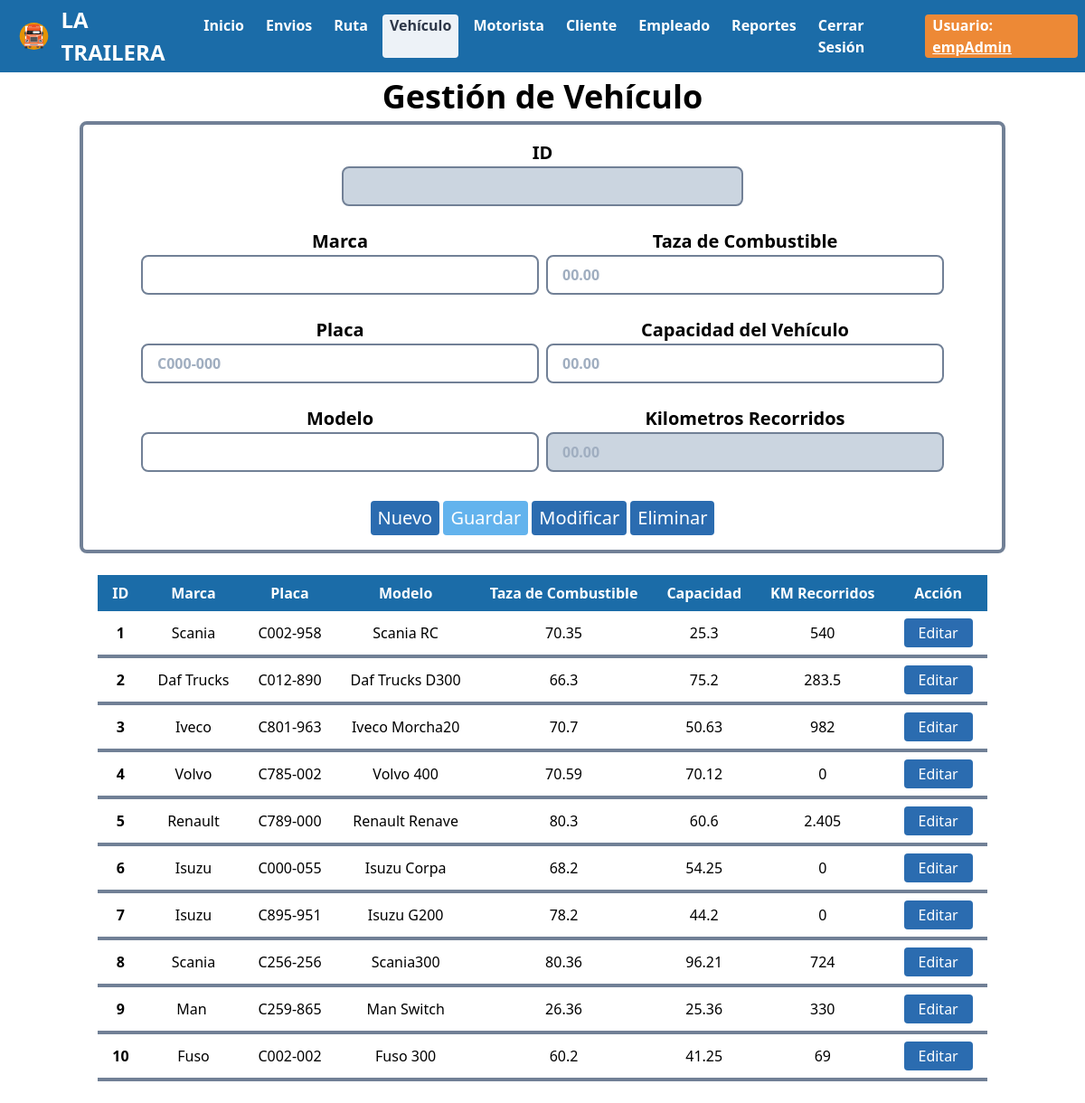
The page /controllers/controlVehiculo.php (signed in) on the database its author committed.
### tables this page shows
CREATE TABLE `vehiculo` (
  `idVehiculo` int(11) NOT NULL,
  `marca` varchar(15) NOT NULL,
  `placa` varchar(15) NOT NULL,
  `modelo` varchar(15) NOT NULL,
  `tazaCombustible` double NOT NULL,
  `capacidadCombustible` double NOT NULL,
  `kmRecorridos` double NOT NULL
);

### controllers/controlVehiculo.php (called while the page is built, shortened)
<?php
	require '../models/vehiculoModel.php';
	$obVehiculo=new VehiculoModel();
	$datos=$obVehiculo->getVehiculo();
	require '../views/vehiculoVista.php';
?>

### db/conexion.php (called while the page is built, shortened)
<?php
    class Conexion {
        function __construct() {
            $this->con=new mysqli(SERVER,USER,PASSWORD,BASE);
        }
    }
?>

### models/vehiculoModel.php (called while the page is built, shortened)
<?php
	require '../db/conexion.php';
	require 'vehiculo.php';
	class VehiculoModel extends Conexion
	{
		function getVehiculo(){
			$res=$this->con->query("select * from vehiculo");
			$r=array();
			while($row=$res->fetch_assoc()){
				$e=new Vehiculo($row["idVehiculo"],$row["marca"],$row["placa"],$row["modelo"],$row["tazaCombustible"],$row["capacidadCombustible"],$row["kmRecorridos"]);
				$r[]=$e;
			}
			return $r;
		}
	}
?>

### models/vehiculo.php (called while the page is built)
<?php
	class Vehiculo
	{
		private $idVehiculo;
		private $marca;
		private $placa;
		private $modelo;
		private $tazaCombustible;
		private $capacidadCombustible;
		private $kmRecorridos;
		function __construct($idVehiculo,$marca,$placa,$modelo,$tazaCombustible,$capacidadCombustible,$kmRecorridos)
		{
			$this->idVehiculo=$idVehiculo;
			$this->marca=$marca;
			$this->placa=$placa;
			$this->modelo=$modelo;
			$this->tazaCombustible=$tazaCombustible;
			$this->capacidadCombustible=$capacidadCombustible;
			$this->kmRecorridos=$kmRecorridos;
		}
		function getIdVehiculo(){
			return $this->idVehiculo;
		}
		function getMarca(){
			return $this->marca;
		}
		function getPlaca(){
			return $this->placa;
		}
		function getModelo(){
			return $this->modelo;
		}
		function getTazaCombustible(){
			return $this->tazaCombustible;
		}
		function getCapacidadCombustible(){
			return $this->capacidadCombustible;
		}
		function getKmRecorridos(){
			return $this->kmRecorridos;
		}
	}
?>

### views/vehiculoVista.php (the view, shortened to what this page needs)
<!DOCTYPE html>
<html lang="es">
<head>
    <link rel="stylesheet" href="dependencias/tailwind.css">
    <link rel="stylesheet" href="css/menu.css">
</head>
<body>
    <?php
        require 'menu/menuAdmin.php';
    ?>
    <div class='text-center'>
        <span class="font-bold text-4xl">Gestión de Vehículo</span>
    </div>
<center>
    <section>
        <div class="container">
                <form action="#" id="f"  method="POST"class='px-16 py-4 border-4 border-gray-600 rounded-lg' onsubmit="return validar();">
                    <center>
                        <div class="w-full md:w-1/2">
                            <span class="font-bold text-xl">ID</span>
                            <input type="text" name="idVehiculo" id="idVehiculo" class="bg-gray-400 focus:outline-none focus:shadow-outline border-2 border-gray-600 rounded-lg py-2 px-4 block w-full appearance-none leading-normal font-bold" readonly="true"><br>
                        </div>
                    </center>
                    <div class='md:flex'>
                        <div class="w-full md:w-1/2">
                            <span class="font-bold text-xl">Marca</span>
                            <input type="text" name="marca" id="marca" class="bg-white focus:outline-none focus:shadow-outline border-2 border-gray-600 rounded-lg py-2 px-4 block w-full appearance-none leading-normal font-bold" required="true"><br>
                            <span class="font-bold text-xl">Placa</span>
                            <input type="text" name="placa" id="placa" placeholder="C000-000" class="bg-white focus:outline-none focus:shadow-outline border-2 border-gray-600 rounded-lg py-2 px-4 block w-full appearance-none leading-normal font-bold" required="true"><br>
                            <span class="font-bold text-xl">Modelo</span>
                            <input type="text" name="modelo" id="modelo" class="bg-white focus:outline-none focus:shadow-outline border-2 border-gray-600 rounded-lg py-2 px-4 block w-full appearance-none leading-normal font-bold" required="true"><br>
                        </div>
                        <div class="w-full md:w-1/2 md:ml-2">
                            <span class="font-bold text-xl">Taza de Combustible</span>
                            <input type="text" name="tazaCombustible" id="tazaCombustible" placeholder="00.00"  class="bg-white focus:outline-none focus:shadow-outline border-2 border-gray-600 rounded-lg py-2 px-4 block w-full appearance-none leading-normal font-bold" required="true"><br>
                            <span class="font-bold text-xl">Capacidad del Vehículo</span>
                            <input type="text" name="capacidadCombustible" id="capacidadCombustible" placeholder="00.00" class="bg-white focus:outline-none focus:shadow-outline border-2 border-gray-600 rounded-lg py-2 px-4 block w-full appearance-none leading-normal font-bold" required="true"><br>
                            <span class="font-bold text-xl">Kilometros Recorridos</span>
                            <input type="text" name="kmRecorridos" id="kmRecorridos" placeholder="00.00" class="bg-gray-400 focus:outline-none focus:shadow-outline border-2 border-gray-600 rounded-lg py-2 px-4 block w-full appearance-none leading-normal font-bold" readonly="true"><br>
                        </div>
                    </div>
                    <div class='md:flex'>
                        <div class='w-full'>
                        <input type="reset"  class="bg-blue-700 hover:bg-red-800 text-white text-xl mt-2 py-1 px-2 rounded" value="Nuevo" onclick="$('#g').attr('disabled',false);desactivar()">
                        <input type="submit" name="guardar" id="g" value="Guardar" class="bg-blue-400 text-white text-xl mt-2 py-1 px-2 rounded cursor-not-allowed" disabled='true'>
                        <input type="submit" name="modificar" value="Modificar" class="bg-blue-700 hover:bg-red-800 text-white text-xl mt-2 py-1 px-2 rounded">
                        <input type="button" id="eliminar" name="eliminar" value="Eliminar" class="bg-blue-700 hover:bg-red-800 text-white text-xl mt-2 py-1 px-2 rounded">
                        </div>
                    </div>
                </form>
                 <br>
                        <table class="table-auto">
                            <thead>
                               <th class="text-center text-white bg px-4 py-2">ID</th>
                               <th class="text-center text-white bg px-4 py-2">Marca</th>
                               <th class="text-center text-white bg px-4 py-2">Placa</th>
                               <th class="text-center text-white bg px-4 py-2">Modelo</th>
                               <th class="text-center text-white bg px-4 py-2">Taza de Combustible</th>
                               <th class="text-center text-white bg px-4 py-2">Capacidad</th>
                               <th class="text-center text-white bg px-4 py-2">KM Recorridos</th>
                               <th class="text-center text-white bg px-4 py-2">Acción</th>
                           </thead>
                           <tbody>
                                <?php
                                    foreach ($datos as $e) {
                                        $idVehiculo=$e->getIdVehiculo();
                                        $marca=str_replace(" ","&nbsp;",$e->getMarca());
                                        $placa=str_replace(" ","&nbsp;",$e->getPlaca());
                                        $modelo=str_replace(" ","&nbsp;",$e->getModelo());
                                        $tazaCombustible=$e->getTazaCombustible();
                                        $capacidadCombustible=$e->getCapacidadCombustible();
                                        $kmRecorridos=$e->getKmRecorridos();
                                        echo "<tr>
                                                <td class='border-b-4 border-gray-600 rounded-lg text-center font-bold px-4 py-2'>$idVehiculo</td>
                                                <td class='border-b-4 border-gray-600 rounded-lg text-center px-4 py-2'>$marca</td>
                                                <td class='border-b-4 border-gray-600 rounded-lg text-center px-4 py-2'>$placa</td>
                                                <td class='border-b-4 border-gray-600 rounded-lg text-center px-4 py-2'>$modelo</td>
                                                <td class='border-b-4 border-gray-600 rounded-lg text-center px-4 py-2'>$tazaCombustible</td>
                                                <td class='border-b-4 border-gray-600 rounded-lg text-center px-4 py-2'>$capacidadCombustible</td>
                                                <td class='border-b-4 border-gray-600 rounded-lg text-center px-4 py-2'>$kmRecorridos</td>
                                                <td class='border-b-4 border-gray-600 rounded-lg text-center px-4 py-2'><button onclick=$('#idVehiculo').val('$idVehiculo');$('#marca').val('$marca');$('#placa').val('$placa');$('#modelo').val('$modelo');$('#tazaCombustible').val('$tazaCombustible');$('#capacidadCombustible').val('$capacidadCombustible');$('#kmRecorridos').val('$kmRecorridos') class='bg-blue-700 hover:bg-red-800 text-white py-1 px-4 rounded'>Editar</button></td>
                                                </tr>";
                                    }
                                ?>
                           </tbody>
                        </table>
        </div>
    </section>
</center>
<br>
</body>
</html>

### controllers/css/menu.css (style rules this page uses)
.bg { background-color: #1b6ca8; }

### rows shown on the page
vehiculo: idVehiculo "1", marca "Scania", placa "C002-958", modelo "Scania RC", tazaCombustible "70.35", capacidadCombustible "25.3", kmRecorridos "540"
vehiculo: idVehiculo "2", marca "Daf Trucks", placa "C012-890", modelo "Daf Trucks D300", tazaCombustible "66.3", capacidadCombustible "75.2", kmRecorridos "283.5"
vehiculo: idVehiculo "3", marca "Iveco", placa "C801-963", modelo "Iveco Morcha20", tazaCombustible "70.7", capacidadCombustible "50.63", kmRecorridos "982"
vehiculo: idVehiculo "4", marca "Volvo", placa "C785-002", modelo "Volvo 400", tazaCombustible "70.59", capacidadCombustible "70.12", kmRecorridos "0"
vehiculo: idVehiculo "5", marca "Renault", placa "C789-000", modelo "Renault Renave", tazaCombustible "80.3", capacidadCombustible "60.6", kmRecorridos "2.405"
vehiculo: idVehiculo "6", marca "Isuzu", placa "C000-055", modelo "Isuzu Corpa", tazaCombustible "68.2", capacidadCombustible "54.25", kmRecorridos "0"
vehiculo: idVehiculo "7", marca "Isuzu", placa "C895-951", modelo "Isuzu G200", tazaCombustible "78.2", capacidadCombustible "44.2", kmRecorridos "0"
vehiculo: idVehiculo "8", marca "Scania", placa "C256-256", modelo "Scania300", tazaCombustible "80.36", capacidadCombustible "96.21", kmRecorridos "724"
vehiculo: idVehiculo "9", marca "Man", placa "C259-865", modelo "Man Switch", tazaCombustible "26.36", capacidadCombustible "25.36", kmRecorridos "330"
vehiculo: idVehiculo "10", marca "Fuso", placa "C002-002", modelo "Fuso 300", tazaCombustible "60.2", capacidadCombustible "41.25", kmRecorridos "69"

### other values the page prints
$_SESSION["administrador"] "empAdmin"
